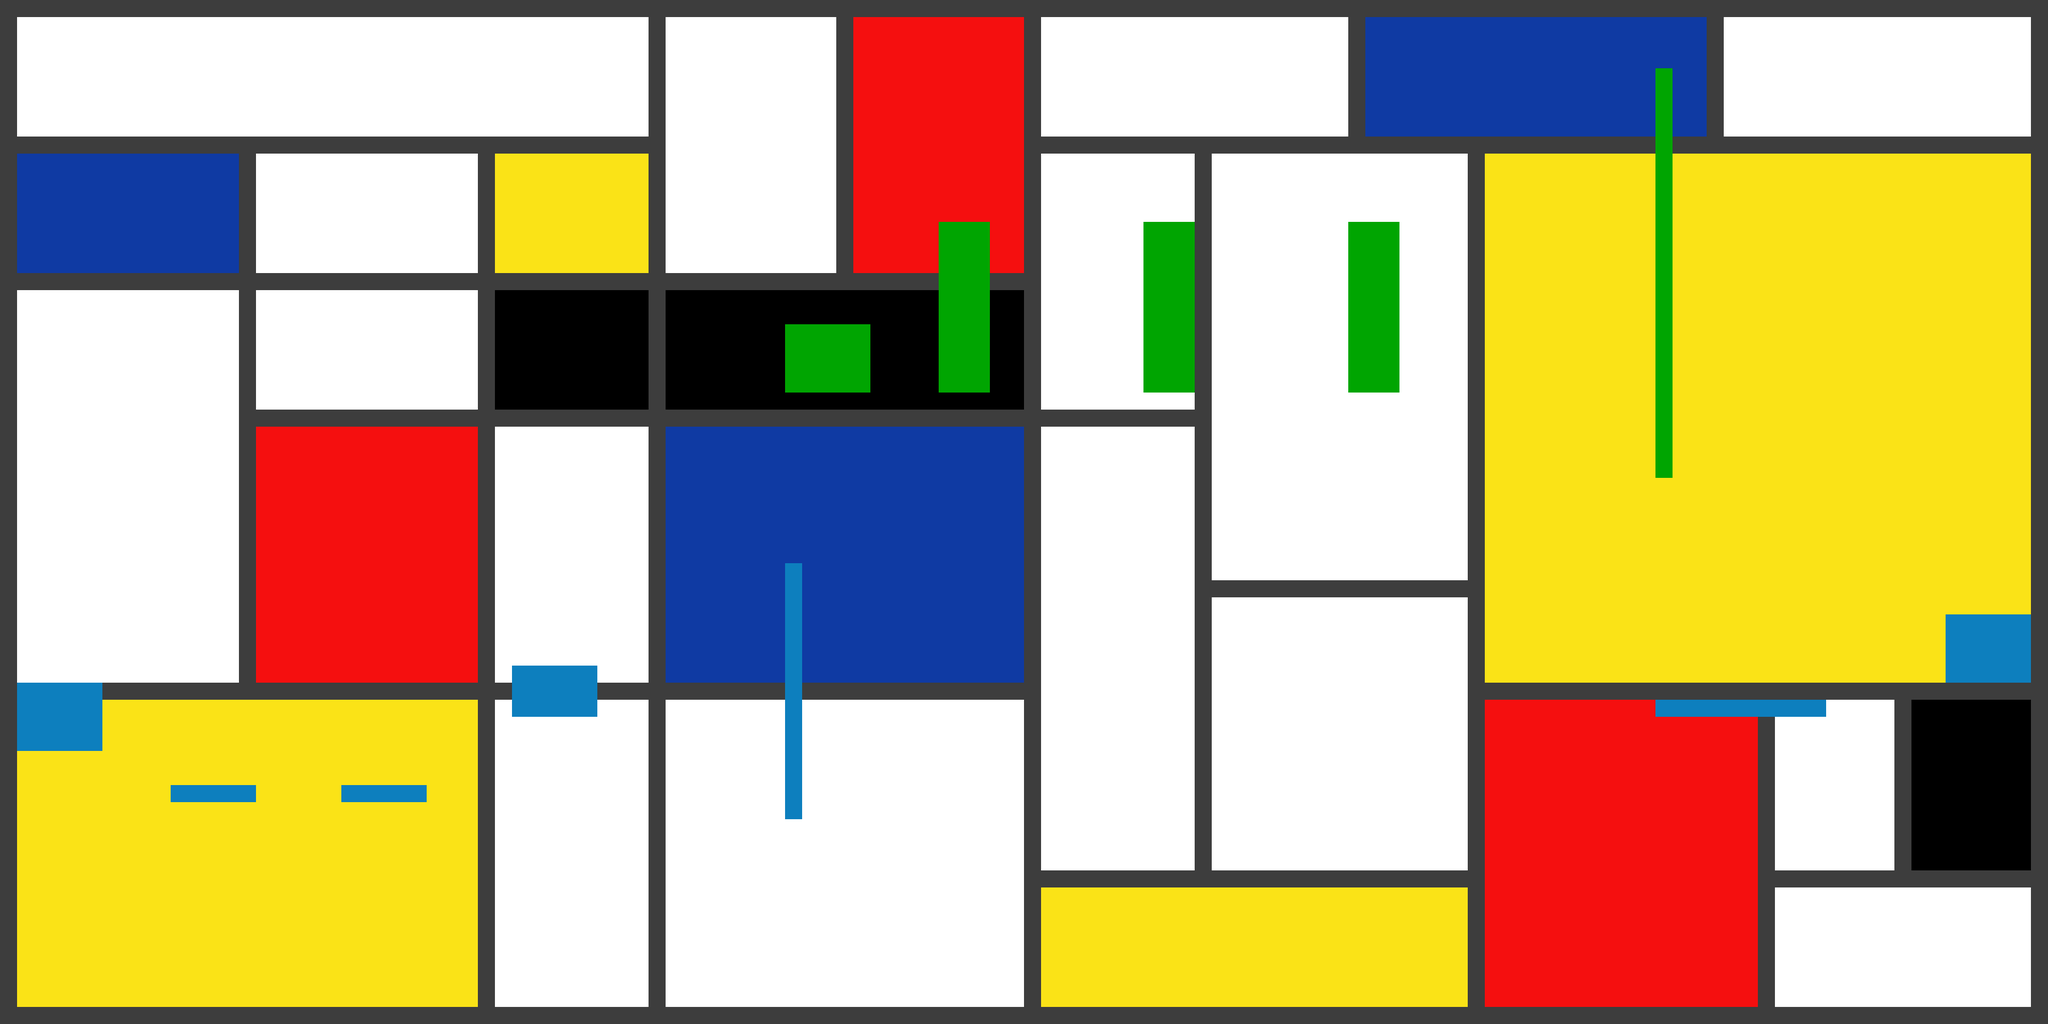

The image is a tile-based game level rendered from a .tmx file. Its description and source (layers, tilesets, objects; grid data summarised) follow:
An orthogonal 120x60 tile map with 32x32 px tiles, 2 tile layers (Tile Layer 1, platform) and 25 objects (12x Platforms, 6x keycube, middleLine, startposition, endposition).

<map version="1.0" orientation="orthogonal" renderorder="right-down" width="120" height="60" tilewidth="32" tileheight="32" nextobjectid="84">
 <tileset firstgid="1" name="mondriaanTiles" tilewidth="32" tileheight="32" tilecount="8" columns="4">
  <image source="mondriaanTiles.png" width="128" height="64" />
 </tileset>
 <layer name="Tile Layer 1" width="120" height="60">
  <data>[7200 cells, 7200 non-empty, 6 distinct tile ids]</data>
 </layer>
 <layer name="platform" width="120" height="60">
  <data>[7200 cells, 224 non-empty, 2 distinct tile ids]</data>
 </layer>
 <objectgroup name="walls">
  <object id="15" x="3808" y="32" width="32" height="1856" />
  <object id="17" x="0" y="32" width="32" height="1856" />
  <object id="18" x="0" y="0" width="3808" height="32" />
  <object id="19" x="0" y="1888" width="3808" height="32" />
 </objectgroup>
 <objectgroup name="Object Layer">
  <object id="2" name="middleLine" x="0" y="960" width="3840" height="32">
   <properties>
    <property name="unity:isTrigger" type="bool" value="true" />
   </properties>
  </object>
  <object id="62" name="keycube" x="2912" y="1184" width="32" height="32">
   <properties>
    <property name="unity:isTrigger" type="bool" value="true" />
    <property name="unity:tag" value="keycube" />
   </properties>
  </object>
  <object id="64" name="startposition" x="96" y="1472" width="32" height="32">
   <properties>
    <property name="unity:isTrigger" type="bool" value="true" />
   </properties>
  </object>
  <object id="65" name="endposition" x="3712" y="1376" width="32" height="32">
   <properties>
    <property name="unity:isTrigger" type="bool" value="true" />
   </properties>
  </object>
  <object id="66" name="keycube" x="1312" y="864" width="32" height="32">
   <properties>
    <property name="unity:isTrigger" type="bool" value="true" />
    <property name="unity:tag" value="keycube" />
   </properties>
  </object>
  <object id="68" name="keycube" x="2368" y="288" width="32" height="32">
   <properties>
    <property name="unity:isTrigger" type="bool" value="true" />
    <property name="unity:tag" value="keycube" />
   </properties>
  </object>
  <object id="71" name="keycube" x="2848" y="800" width="32" height="32">
   <properties>
    <property name="unity:isTrigger" type="bool" value="true" />
    <property name="unity:tag" value="keycube" />
   </properties>
  </object>
  <object id="78" name="keycube" x="544" y="1568" width="32" height="32">
   <properties>
    <property name="unity:isTrigger" type="bool" value="true" />
    <property name="unity:tag" value="keycube" />
   </properties>
  </object>
  <object id="79" name="keycube" x="1984" y="288" width="32" height="32">
   <properties>
    <property name="unity:isTrigger" type="bool" value="true" />
    <property name="unity:tag" value="keycube" />
   </properties>
  </object>
 </objectgroup>
 <objectgroup name="platforms">
  <object id="33" type="Platforms" x="32" y="1280" width="160" height="128">
   <properties>
    <property name="unity:tag" value="Platform" />
   </properties>
  </object>
  <object id="37" type="Platforms" x="1472" y="1056" width="32" height="480">
   <properties>
    <property name="unity:tag" value="Platform" />
   </properties>
  </object>
  <object id="43" type="Platforms" x="3648" y="1152" width="160" height="128">
   <properties>
    <property name="unity:tag" value="Platform" />
   </properties>
  </object>
  <object id="46" type="Platforms" x="3104" y="1312" width="320" height="32">
   <properties>
    <property name="unity:tag" value="Platform" />
   </properties>
  </object>
  <object id="49" type="Platforms" x="1760" y="416" width="96" height="320">
   <properties>
    <property name="unity:tag" value="Platform" />
   </properties>
  </object>
  <object id="50" type="Platforms" x="1472" y="608" width="160" height="128">
   <properties>
    <property name="unity:tag" value="Platform" />
   </properties>
  </object>
  <object id="70" type="Platforms" x="3104" y="128" width="32" height="768">
   <properties>
    <property name="unity:tag" value="Platform" />
   </properties>
  </object>
  <object id="75" type="Platforms" x="960" y="1248" width="160" height="96">
   <properties>
    <property name="unity:tag" value="Platform" />
   </properties>
  </object>
  <object id="76" type="Platforms" x="640" y="1472" width="160" height="32">
   <properties>
    <property name="unity:tag" value="Platform" />
   </properties>
  </object>
  <object id="77" type="Platforms" x="320" y="1472" width="160" height="32">
   <properties>
    <property name="unity:tag" value="Platform" />
   </properties>
  </object>
  <object id="82" type="Platforms" x="2528" y="416" width="96" height="320">
   <properties>
    <property name="unity:tag" value="Platform" />
   </properties>
  </object>
  <object id="83" type="Platforms" x="2144" y="416" width="96" height="320">
   <properties>
    <property name="unity:tag" value="Platform" />
   </properties>
  </object>
 </objectgroup>
</map>